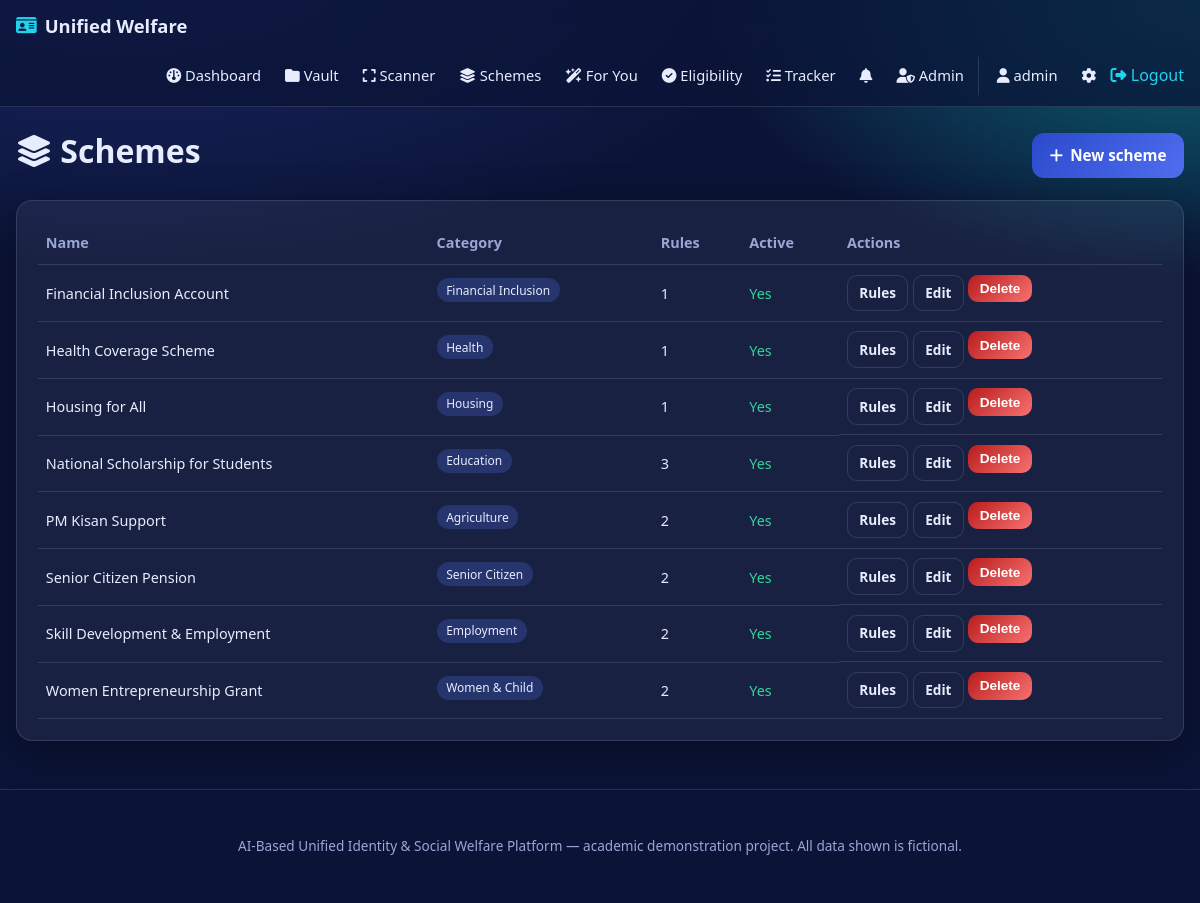
Screenshot of /admin/schemes (signed in) with the database file from the repository.
### models.py (models this page shows, shortened)
class User(UserMixin, db.Model):
    __tablename__ = "users"
    id = db.Column(db.Integer, primary_key=True)
    username = db.Column(db.String(80), unique=True, nullable=False, index=True)
    email = db.Column(db.String(120), unique=True, nullable=False, index=True)
    password_hash = db.Column(db.String(255), nullable=False)
    role = db.Column(db.String(20), nullable=False, default="user")  # user | admin
    account_active = db.Column(db.Boolean, nullable=False, default=True)
    full_name = db.Column(db.String(120))
    age = db.Column(db.Integer)
    gender = db.Column(db.String(20))
    annual_income = db.Column(db.Integer)          # in INR
    social_category = db.Column(db.String(20))     # General / OBC / SC / ST / EWS
    occupation = db.Column(db.String(80))
    state = db.Column(db.String(80))
    is_student = db.Column(db.Boolean, default=False)
    is_farmer = db.Column(db.Boolean, default=False)
    is_differently_abled = db.Column(db.Boolean, default=False)
    created_at = db.Column(db.DateTime, default=_now)
    updated_at = db.Column(db.DateTime, default=_now, onupdate=_now)
    documents = db.relationship("Document", backref="owner", lazy=True,
                                cascade="all, delete-orphan")
    recommendations = db.relationship("Recommendation", backref="user", lazy=True,
                                      cascade="all, delete-orphan")
    eligibility_checks = db.relationship("EligibilityCheck", backref="user", lazy=True,
                                         cascade="all, delete-orphan")
    applications = db.relationship("Application", backref="user", lazy=True,
                                   cascade="all, delete-orphan")
    notifications = db.relationship("Notification", backref="user", lazy=True,
                                    cascade="all, delete-orphan")
    @property
    def is_admin(self):
        return self.role == "admin"
    @property
    def is_active(self):
        return bool(self.account_active)

class Scheme(db.Model):
    __tablename__ = "schemes"
    id = db.Column(db.Integer, primary_key=True)
    scheme_name = db.Column(db.String(150), nullable=False)
    category = db.Column(db.String(60), nullable=False, index=True)
    description = db.Column(db.Text, nullable=False)
    benefits = db.Column(db.Text)
    official_url = db.Column(db.String(255))
    required_documents = db.Column(db.Text)   # comma-separated list
    is_active = db.Column(db.Boolean, default=True)
    created_at = db.Column(db.DateTime, default=_now)
    updated_at = db.Column(db.DateTime, default=_now, onupdate=_now)
    rules = db.relationship("EligibilityRule", backref="scheme", lazy=True,
                            cascade="all, delete-orphan")

### routes/admin.py (the view)
@admin_bp.route("/schemes")
def schemes():
    all_schemes = Scheme.query.order_by(Scheme.scheme_name).all()
    return render_template("admin/schemes.html", schemes=all_schemes)

### routes/admin.py (called while the page is built)
@admin_bp.before_request
@login_required
def _guard():
    if not current_user.is_admin:
        abort(403)

### templates/admin/schemes.html (shortened to what this page needs)
{% extends "base.html" %}
{% block content %}
<div class="page-head row-between">
  <h1><i class="fa-solid fa-layer-group"></i> Schemes</h1>
  <a class="btn" href="{{ url_for('admin.scheme_create') }}"><i class="fa-solid fa-plus"></i> New scheme</a>
</div>
<div class="card">
  <table class="table">
    <thead><tr><th>Name</th><th>Category</th><th>Rules</th><th>Active</th><th>Actions</th></tr></thead>
    <tbody>
      {% for s in schemes %}
        <tr>
          <td>{{ s.scheme_name }}</td>
          <td><span class="pill">{{ s.category }}</span></td>
          <td>{{ s.rules|length }}</td>
          <td>{% if s.is_active %}<span class="ok">Yes</span>{% else %}<span class="muted">No</span>{% endif %}</td>
          <td class="actions">
            <a class="btn btn-small btn-ghost" href="{{ url_for('admin.scheme_rules', scheme_id=s.id) }}">Rules</a>
            <a class="btn btn-small btn-ghost" href="{{ url_for('admin.scheme_edit', scheme_id=s.id) }}">Edit</a>
            <form method="post" class="inline"
                  action="{{ url_for('admin.scheme_delete', scheme_id=s.id) }}"
                  onsubmit="return confirm('Delete this scheme and its rules?');">
              <button class="btn btn-small btn-danger">Delete</button>
            </form>
          </td>
        </tr>
      {% endfor %}
    </tbody>
  </table>
</div>
{% endblock %}

### templates/base.html (shortened to what this page needs)
<!doctype html>
<html lang="en">
<head>
  <link rel="stylesheet"
        href="https://cdnjs.cloudflare.com/ajax/libs/font-awesome/6.5.1/css/all.min.css">
  <link rel="stylesheet" href="{{ url_for('static', filename='css/style.css') }}">
</head>
<body>
<nav class="navbar">
  <div class="nav-inner">
    <a class="brand" href="{{ url_for('main.index') }}">
      <i class="fa-solid fa-id-card"></i> <span>Unified Welfare</span>
    </a>
    <div class="nav-links">
      {% if current_user.is_authenticated %}
        <a href="{{ url_for('main.dashboard') }}"><i class="fa-solid fa-gauge"></i> Dashboard</a>
        <a href="{{ url_for('documents.list_documents') }}"><i class="fa-solid fa-folder"></i> Vault</a>
        <a href="{{ url_for('scanner.list_scanner') }}"><i class="fa-solid fa-expand"></i> Scanner</a>
        <a href="{{ url_for('schemes.explore') }}"><i class="fa-solid fa-layer-group"></i> Schemes</a>
        <a href="{{ url_for('recommendations.index') }}"><i class="fa-solid fa-wand-magic-sparkles"></i> For You</a>
        <a href="{{ url_for('eligibility.check') }}"><i class="fa-solid fa-circle-check"></i> Eligibility</a>
        <a href="{{ url_for('applications.list_applications') }}"><i class="fa-solid fa-list-check"></i> Tracker</a>
        <a href="{{ url_for('main.notifications') }}" class="bell">
          <i class="fa-solid fa-bell"></i>
        </a>
        {% if current_user.is_admin %}
          <a href="{{ url_for('admin.dashboard') }}"><i class="fa-solid fa-user-shield"></i> Admin</a>
        {% endif %}
        <div class="nav-user">
          <a href="{{ url_for('auth.profile') }}"><i class="fa-solid fa-user"></i> {{ current_user.username }}</a>
          <a href="{{ url_for('main.settings') }}" title="Settings"><i class="fa-solid fa-gear"></i></a>
          <form method="post" action="{{ url_for('auth.logout') }}" class="inline">
            <button type="submit" class="link-btn"><i class="fa-solid fa-right-from-bracket"></i> Logout</button>
          </form>
        </div>
      {% else %}
        <a href="{{ url_for('schemes.explore') }}">Schemes</a>
        <a href="{{ url_for('auth.login') }}">Log in</a>
        <a href="{{ url_for('auth.register') }}" class="btn btn-small">Sign up</a>
      {% endif %}
    </div>
  </div>
</nav>
<main id="main" class="container">
  {% block content %}{% endblock %}
</main>
<footer class="footer">
  <p>AI-Based Unified Identity &amp; Social Welfare Platform &mdash;
     academic demonstration project. All data shown is fictional.</p>
</footer>
</body>
</html>

### static/css/style.css (style rules this page uses)
:root { --navy: #0b1437; --navy-2: #14205a; --royal: #2b4acb; --royal-light: #4f6ff0; --cyan: #22d3ee; --cyan-deep: #0891b2; --ink: #0f172a; --text: #e8ecff; --muted: #9aa6d6; --card: rgba(255, 255, 255, 0.06); --card-border: rgba(255, 255, 255, 0.12); --ok: #34d399; --warn: #fbbf24; --danger: #f87171; --radius: 16px; --shadow: 0 10px 40px rgba(0, 0, 0, 0.35); }
* { box-sizing: border-box; }
html { scroll-behavior: smooth; }
body { margin: 0; font-family: "Segoe UI", system-ui, -apple-system, Roboto, Arial, sans-serif; color: var(--text); background: radial-gradient(1200px 600px at 10% -10%, #1b2a6b 0%, transparent 60%), radial-gradient(900px 500px at 100% 0%, #0b6b7a 0%, transparent 55%), var(--navy); min-height: 100vh; line-height: 1.6; }
a { color: var(--cyan); text-decoration: none; }
h1, h2, h3 { line-height: 1.25; margin: 0 0 .6rem; }
.navbar { position: sticky; top: 0; z-index: 100; background: rgba(11, 20, 55, 0.75); backdrop-filter: blur(12px); border-bottom: 1px solid var(--card-border); }
.nav-inner { max-width: 1200px; margin: 0 auto; padding: .7rem 1rem; display: flex; align-items: center; gap: 1rem; flex-wrap: wrap; }
.brand { font-weight: 700; font-size: 1.15rem; color: var(--text); display: flex; align-items: center; gap: .5rem; }
.brand i { color: var(--cyan); }
.nav-links { display: flex; align-items: center; gap: .3rem; margin-left: auto; flex-wrap: wrap; }
.nav-links a { color: var(--text); padding: .45rem .6rem; border-radius: 10px; font-size: .92rem; }
.nav-user { display: flex; align-items: center; gap: .3rem; padding-left: .5rem; border-left: 1px solid var(--card-border); }
.bell { position: relative; }
.container { max-width: 1200px; margin: 0 auto; padding: 1.5rem 1rem 3rem; }
.page-head { margin-bottom: 1.2rem; }
.row-between { display: flex; align-items: center; justify-content: space-between; gap: 1rem; flex-wrap: wrap; }
.card { background: var(--card); border: 1px solid var(--card-border); border-radius: var(--radius); padding: 1.3rem; box-shadow: var(--shadow); backdrop-filter: blur(6px); }
.btn { display: inline-flex; align-items: center; gap: .45rem; cursor: pointer; background: linear-gradient(135deg, var(--royal), var(--royal-light)); color: #fff; border: none; padding: .65rem 1.1rem; border-radius: 12px; font-size: .95rem; font-weight: 600; transition: transform .08s, box-shadow .2s; }
.btn-small { padding: .4rem .7rem; font-size: .85rem; border-radius: 10px; }
.btn-ghost { background: transparent; border: 1px solid var(--card-border); color: var(--text); }
.btn-danger { background: linear-gradient(135deg, #b91c1c, var(--danger)); }
.link-btn { background: none; border: none; color: var(--cyan); cursor: pointer; font: inherit; padding: 0; }
.inline { display: inline; }
.ok { color: var(--ok); }
.pill { display: inline-block; background: rgba(79,111,240,.25); color: var(--text); padding: .15rem .6rem; border-radius: 999px; font-size: .75rem; margin-bottom: .4rem; }
.table { width: 100%; border-collapse: collapse; }
.table th, .table td { text-align: left; padding: .6rem .5rem; border-bottom: 1px solid var(--card-border); font-size: .9rem; }
.table th { color: var(--muted); font-weight: 600; }
.actions { display: flex; gap: .3rem; flex-wrap: wrap; }
.footer { text-align: center; padding: 2rem 1rem; color: var(--muted); font-size: .85rem; border-top: 1px solid var(--card-border); }

### rows the page displays
User: username "admin"
Scheme: scheme_name "Financial Inclusion Account", category "Financial Inclusion", rules|length "1", is_active "Yes"
Scheme: scheme_name "Health Coverage Scheme", category "Health", rules|length "1", is_active "Yes"
Scheme: scheme_name "Housing for All", category "Housing", rules|length "1", is_active "Yes"
Scheme: scheme_name "National Scholarship for Students", category "Education", rules|length "3", is_active "Yes"
Scheme: scheme_name "PM Kisan Support", category "Agriculture", rules|length "2", is_active "Yes"
Scheme: scheme_name "Senior Citizen Pension", category "Senior Citizen", rules|length "2", is_active "Yes"
Scheme: scheme_name "Skill Development & Employment", category "Employment", rules|length "2", is_active "Yes"
Scheme: scheme_name "Women Entrepreneurship Grant", category "Women & Child", rules|length "2", is_active "Yes"
